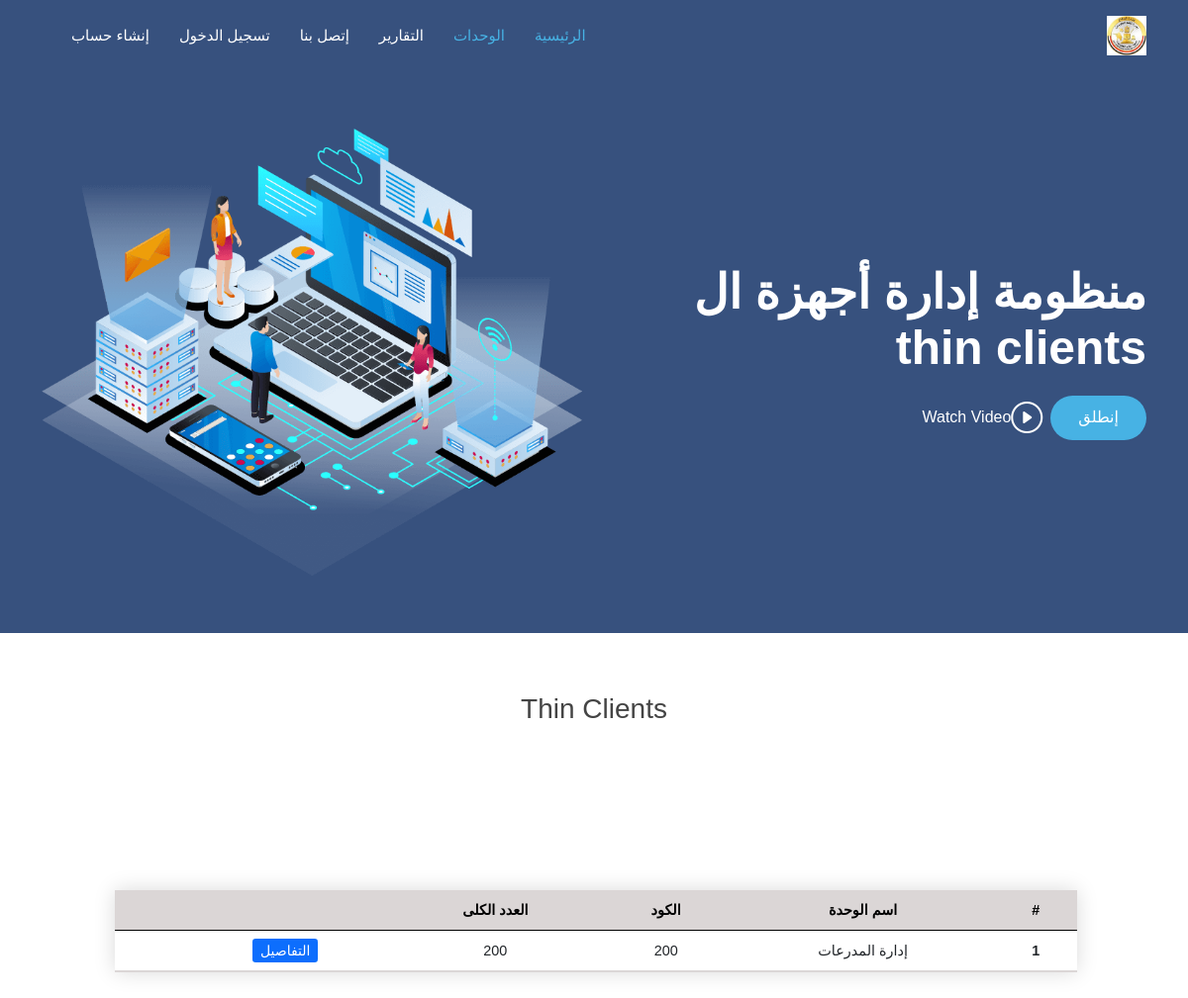
The page /devices/allUnits on the database its author committed.
### devices/models.py (models this page shows, shortened)
class ThinCodeTotal(models.Model):
    code = models.ForeignKey(ThinCodeName, on_delete=models.CASCADE)
    total = models.IntegerField(null=True, blank=True)

class ThinCodeName(models.Model):
    NAME_CHOICES = (
        ('إدارة المشاة', 'إدارة المشاة'),
        ('إدارة المدرعات', 'إدارة المدرعات'),
        ('إدارة المدفعية', 'إدارة المدفعية'),
        ('إدارة المركبات', 'إدارة المركبات'),
        ('إدارة الشرطة العسكرية', 'إدارة الشرطة العسكرية'),
        ('إدارة الشؤون المعنوية', 'إدارة الشؤون المعنوية'),
        ('جهاز الرياضة العسكري', 'جهاز الرياضة العسكري'),
        ('هيئة التدريب للقوات المسلحة', 'هيئة التدريب للقوات المسلحة'),
        ('هيئة التفتيش للقوات المسلحة', 'هيئة التفتيش للقوات المسلحة'),
        ('إدارة الأسلحة والذخيرة', 'إدارة الأسلحة والذخيرة'),
        ('إدارة البحوث الفنية والتطوير', 'إدارة البحوث الفنية والتطوير'),
        ('مركز التنمية البشرية والعلوم السلوكية', 'مركز التنمية البشرية والعلوم السلوكية'),
        ('إدارة نوادي وفاندق ضباط ق.م', 'إدارة نوادي وفاندق ضباط ق.م'),
        (' جهاز مشروعات الخدمة الوطنية', 'جهاز مشروعات الخدمة الوطنية'),
        ('هيئة القضاء العسكري', 'هيئة القضاء العسكري'),
        ('إدارة المدعي العام', 'إدارة المدعي العام'),
        ('إدارة المحاكم العسكرية', 'إدارة المحاكم العسكرية'),
        ('إدارة الحرب الكيمائية', 'إدارة الحرب الكيمائية'),
        ('إدارة المتاحف العسكرية', 'إدارة المتاحف العسكرية'),
        ('قيادة قوات حرس الحدود', 'قيادة قوات حرس الحدود'),
        ('قيادة قوات الدفاع الشعبي والعسكري', 'قيادة قوات الدفاع الشعبي والعسكري'),
        ('إدارة الموسيقات العسكرية', 'إدارة الموسيقات العسكرية'),
        ('دار المحفوظات المركزية', 'دار المحفوظات المركزية'),
        ('المركز الرئيسية للتنبؤات الجوية', 'المركز الرئيسية للتنبؤات الجوية'),
        ('جهاز مراقبة وضمان الجودة/هيئة التسليح ق.م', 'جهاز مراقبة وضمان الجودة/هيئة التسليح ق.م'),
        (' إدارة التعليم والتدريب المهني', 'إدارة التعليم والتدريب المهني'),
        ('قيادة القوات الجوية', 'قيادة القوات الجوية'),
        ('المركز الإعلامي العسكري', 'المركز الإعلامي العسكري'),
        ('مركز تطوير وصيانة معدات النظم الألية', 'مركز تطوير وصيانة معدات النظم الألية'),
        ('مركز تدريب الية القيادة والسيطرة', 'مركز تدريب الية القيادة والسيطرة'),
        ('المنظومة تحرير', 'المنظومة تحرير'),
        ('إدارة المحفوظات المركزية', 'إدارة المحفوظات المركزية'),
        ('إدارة المياه', 'إدارة المياه'),
        ('إدارة الإشارة', 'إدارة الإشارة'),
        ('CCTV ', 'CCTV'),
        ('دفاع جوي', 'دفاع جوي'),
        ('جهاز تنمية الموارد المالية', 'جهاز تنمية الموارد المالية'),
        ('مؤسسة صندوق الجلاء للقوات المسلحة', 'مؤسسة صندوق الجلاء للقوات المسلحة'),
        ('صندوق التأميني التكميلي', 'صندوق التأميني التكميلي'),
        ('مؤسسة القروض', 'مؤسسة القروض'),
        ('صندوق التأمين الخاص', 'صندوق التأمين الخاص'),
        ('صندوق إسكان أفراد القوات المسلحة', 'صندوق إسكان أفراد القوات المسلحة'),
        ('هيئة الشؤون المالية للقوات المسلحة', 'هيئة الشؤون المالية للقوات المسلحة'),
        ('إدارة التفتيش والمحاسبات', 'إدارة التفتيش والمحاسبات'),
        ('إدارة الميزانية', 'إدارة الميزانية'),
        ('إدارة العلاقات العامة والتمويل الخارجي', 'إدارة العلاقات العامة والتمويل الخارجي'),
        ('الإدارة المركزية للمحاسبات', 'الإدارة المركزية للمحاسبات'),
        ('إدارة التأمين والمعاشات', 'إدارة التأمين والمعاشات'),
        ('هيئة التنظيم والإدارة للقوات المسلحة', 'هيئة التنظيم والإدارة للقوات المسلحة'),
        ('إدارة التجنيد والتعبئة', 'إدارة التجنيد والتعبئة'),
        ('إدارة السجلات العسكرية', 'إدارة السجلات العسكرية'),
        ('فرع الإنتقاء والتوجيه', 'فرع الإنتقاء والتوجي'),
        ('إدارة شؤون العاملين المدنيين', 'إدارة شؤون العاملين المدنيين'),
    )
    name = models.CharField(max_length=255, null=True, blank=True, choices=NAME_CHOICES, unique=True)
    code = models.IntegerField(blank=True, null=True)

### devices/views.py (the view)
# urls.py: path('allUnits', views.all_Units, name='all-units'),
def all_Units(request):
    units = ThinCodeTotal.objects.all()
    context = {"units": units}
    return render(request, 'devices/all_units.html', context)

### devices/templates/devices/all_units.html (shortened to what this page needs)
{% extends 'main.html' %}
{% load static %}
{% block body %}
    <main id="main">
    <section>
        <div class="section-title">
            <h3>Thin Clients</h3>
        </div>
                <div id="get-started" class="padd-section text-center" style="width: 90%;margin: 8rem 7rem;">
            <table class="table styled-table" style="width: 90%;">
                <thead>
                <tr>
                    <th scope="col">#</th>
                    <th scope="col">اسم الوحدة</th>
                                        <th scope="col">الكود</th>
                    <th scope="col">العدد الكلى</th>
                                     <th scope="col"></th>
                    <th scope="col"></th>
                </tr>
                </thead>
                <tbody>
                {% for unit in units %}
                    <tr>
                        <th scope="row">{{ unit.pk }}</th>
                        <td>{{ unit.code.name }}</td>
                        <td>{{ unit.code.code }}</td>
                        <td>{{ unit.total }}</td>
<td> <a class="btn-sm btn-primary" href="{% url 'unit-detail-code' unit.code.pk %}">التفاصيل</a></td>
                    </tr>
                {% endfor %}
                </tbody>
            </table>
        </div>
    </section>
    </main>
{% endblock body %}

### static/css/style.css (style rules this page uses)
body { font-family: 'Almarai', sans-serif; color: #444444; }
a { color: #47b2e4; text-decoration: none; }
h1, h2, h3, h4, h5, h6 { font-family: 'Almarai', sans-serif; }
section { padding: 60px 0; overflow: hidden; }
.section-title { text-align: center; padding-bottom: 30px; }

### devices/templates/devices/all_units.html (style rules this page uses)
.styled-table { border-collapse: collapse; margin: 25px 0; font-size: 0.9em; font-family: sans-serif; min-width: 400px; box-shadow: 0 0 20px rgba(0, 0, 0, 0.15); }
.styled-table thead tr { background-color: #dbd6d6; color: #000000; text-align: left; }
.styled-table th, .styled-table td { padding: 12px 15px; text-align: center; }
.styled-table tbody tr { border-bottom: 1px solid #dddddd; text-align: center; }
.styled-table tbody tr:last-of-type { border-bottom: 2px solid #dbd6d6; }

### rows shown on the page
ThinCodeTotal: pk "1", code.name "إدارة المدرعات", code.code "200", total "200"
